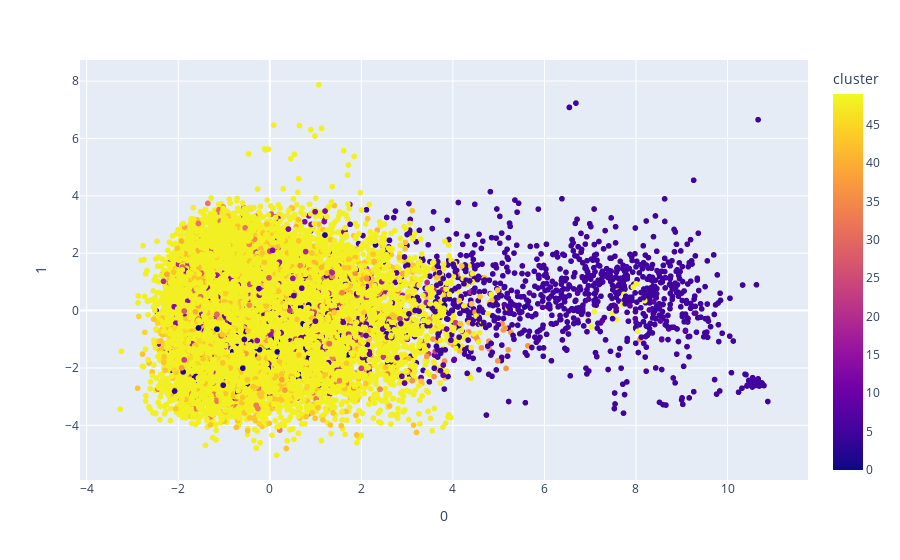

The cell this chart's notebook holds for it:
### Markdown cell above
## Visualizando os clusters

### Code cell
fig_music_clusters = px.scatter(projection_musics, x=0, y=1, color='cluster', hover_data=[0, 1, 'artists_song'])
fig_music_clusters.show()

### Figure 1 — Plotly figure (JSON) as saved in the notebook; plotly's stock layout.template omitted (floating-point values rounded to 4 significant figures; data arrays with more than 128 entries replaced by an {"elided": "..."} marker saying what was removed)
{"data": [{"customdata": {"elided": "20311x1 str values"}, "hovertemplate": "0=%{x}<br>1=%{y}<br>artists_song=%{customdata[0]}<br>cluster=%{marker.color}<extra></extra>", "legendgroup": "", "marker": {"color": {"elided": "20311 int values"}, "coloraxis": "coloraxis", "symbol": "circle"}, "mode": "markers", "name": "", "showlegend": false, "type": "scattergl", "x": {"elided": "20311 float values"}, "xaxis": "x", "y": {"elided": "20311 float values"}, "yaxis": "y"}], "layout": {"coloraxis": {"colorbar": {"title": {"text": "cluster"}}, "colorscale": [[0, "#0d0887"], [0.1111, "#46039f"], [0.2222, "#7201a8"], [0.3333, "#9c179e"], [0.4444, "#bd3786"], [0.5556, "#d8576b"], [0.6667, "#ed7953"], [0.7778, "#fb9f3a"], [0.8889, "#fdca26"], [1, "#f0f921"]]}, "legend": {"tracegroupgap": 0}, "margin": {"t": 60}, "xaxis": {"anchor": "y", "domain": [0, 1], "title": {"text": "0"}}, "yaxis": {"anchor": "x", "domain": [0, 1], "title": {"text": "1"}}}}
